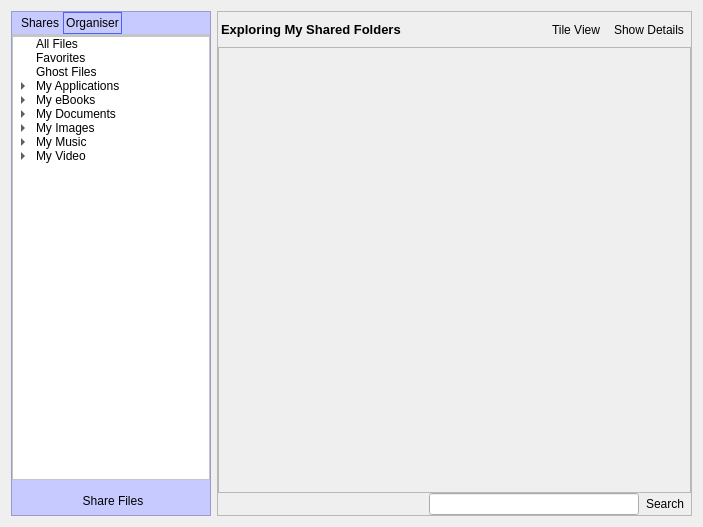
<?xml version="1.0" encoding="UTF-8"?>
<ui version="4.0">
 <class>Form</class>
 <widget class="QWidget" name="Form">
  <property name="geometry">
   <rect>
    <x>0</x>
    <y>0</y>
    <width>703</width>
    <height>527</height>
   </rect>
  </property>
  <property name="windowTitle">
   <string>Form</string>
  </property>
  <layout class="QGridLayout" name="gridLayout">
   <item row="0" column="0">
    <widget class="QFrame" name="frameLibraryNavigator">
     <property name="sizePolicy">
      <sizepolicy hsizetype="Preferred" vsizetype="Preferred">
       <horstretch>0</horstretch>
       <verstretch>0</verstretch>
      </sizepolicy>
     </property>
     <property name="minimumSize">
      <size>
       <width>200</width>
       <height>0</height>
      </size>
     </property>
     <property name="maximumSize">
      <size>
       <width>200</width>
       <height>16777215</height>
      </size>
     </property>
     <property name="styleSheet">
      <string notr="true">QFrame {
    background-color: rgb(199, 202, 255);
}</string>
     </property>
     <property name="frameShape">
      <enum>QFrame::StyledPanel</enum>
     </property>
     <property name="frameShadow">
      <enum>QFrame::Sunken</enum>
     </property>
     <layout class="QGridLayout" name="gridLayout_16">
      <property name="margin">
       <number>0</number>
      </property>
      <item row="2" column="0" colspan="2">
       <layout class="QGridLayout" name="gridLayout_80">
        <property name="leftMargin">
         <number>4</number>
        </property>
        <property name="topMargin">
         <number>4</number>
        </property>
        <property name="bottomMargin">
         <number>4</number>
        </property>
        <item row="1" column="0">
         <widget class="QToolButton" name="toolButtonShareFiles">
          <property name="sizePolicy">
           <sizepolicy hsizetype="Preferred" vsizetype="Fixed">
            <horstretch>0</horstretch>
            <verstretch>0</verstretch>
           </sizepolicy>
          </property>
          <property name="maximumSize">
           <size>
            <width>16777215</width>
            <height>25</height>
           </size>
          </property>
          <property name="toolTip">
           <string>Manage the physical folders in your library.</string>
          </property>
          <property name="styleSheet">
           <string notr="true"/>
          </property>
          <property name="text">
           <string>Share Files</string>
          </property>
          <property name="icon">
           <iconset>
            <normaloff>:/Actions/Graphics/Actions/SharedFolders.png</normaloff>:/Actions/Graphics/Actions/SharedFolders.png</iconset>
          </property>
          <property name="popupMode">
           <enum>QToolButton::InstantPopup</enum>
          </property>
          <property name="toolButtonStyle">
           <enum>Qt::ToolButtonTextBesideIcon</enum>
          </property>
          <property name="autoRaise">
           <bool>true</bool>
          </property>
         </widget>
        </item>
       </layout>
      </item>
      <item row="0" column="0" colspan="2">
       <widget class="QTabWidget" name="pagesLibraryNavigator">
        <property name="styleSheet">
         <string notr="true">QTabWidget::pane { /* The tab widget frame */
     border-top: 2px solid #C2C7CB;
 }

 QTabWidget::tab-bar {
     left: 5px; /* move to the right by 5px */
 }

 /* Style the tab using the tab sub-control. Note that
     it reads QTabBar _not_ QTabWidget */
 QTabBar::tab {
     background:transparent;
     border: 2px solid transparent;
     min-width: 8ex;
     padding: 2px;
 }

 QTabBar::tab:selected, QTabBar::tab:hover {
     border: 1px solid rgb(78, 96, 255);
     background-color: qlineargradient(x1: 0, y1: 0, x2: 0, y2: 1,
                                       stop: 0 #dadbde, stop: 1 #f6f7fa);
 }

 QTabBar::tab:selected {
     border: 1px solid rgb(78, 96, 255);
     background-color: qlineargradient(x1: 0, y1: 0, x2: 0, y2: 1,
                                       stop: 0 #dadbde, stop: 1 #f6f7fa);
 }</string>
        </property>
        <property name="currentIndex">
         <number>1</number>
        </property>
        <widget class="QWidget" name="pageLibraryNavigatorFolders">
         <attribute name="icon">
          <iconset>
           <normaloff>:/Actions/Graphics/Actions/OpenDownloadFolder.png</normaloff>:/Actions/Graphics/Actions/OpenDownloadFolder.png</iconset>
         </attribute>
         <attribute name="title">
          <string>Shares</string>
         </attribute>
         <layout class="QGridLayout" name="gridLayout_18">
          <property name="margin">
           <number>0</number>
          </property>
          <property name="spacing">
           <number>0</number>
          </property>
          <item row="0" column="0">
           <widget class="QTreeView" name="treeViewLibraryNavigatorFolders">
            <property name="sizePolicy">
             <sizepolicy hsizetype="Preferred" vsizetype="Preferred">
              <horstretch>0</horstretch>
              <verstretch>0</verstretch>
             </sizepolicy>
            </property>
            <property name="styleSheet">
             <string notr="true">QTreeView {
	background-color: rgb(255, 255, 255);
}</string>
            </property>
            <property name="headerHidden">
             <bool>false</bool>
            </property>
           </widget>
          </item>
          <item row="1" column="0">
           <widget class="QComboBox" name="comboBoxType">
            <property name="sizePolicy">
             <sizepolicy hsizetype="Preferred" vsizetype="Fixed">
              <horstretch>0</horstretch>
              <verstretch>0</verstretch>
             </sizepolicy>
            </property>
            <property name="styleSheet">
             <string notr="true">QAbstractItemView {
	background-color: rgb(255, 255, 255);
}</string>
            </property>
           </widget>
          </item>
         </layout>
        </widget>
        <widget class="QWidget" name="pageLibraryNavigatorOrganiser">
         <attribute name="icon">
          <iconset>
           <normaloff>:/Actions/Graphics/Actions/Libary.png</normaloff>:/Actions/Graphics/Actions/Libary.png</iconset>
         </attribute>
         <attribute name="title">
          <string>Organiser</string>
         </attribute>
         <layout class="QGridLayout" name="gridLayout_17">
          <property name="margin">
           <number>0</number>
          </property>
          <item row="0" column="0">
           <widget class="QTreeWidget" name="treeWidgetLibraryNavigatorOrganiser">
            <property name="sizePolicy">
             <sizepolicy hsizetype="Preferred" vsizetype="Preferred">
              <horstretch>0</horstretch>
              <verstretch>0</verstretch>
             </sizepolicy>
            </property>
            <property name="styleSheet">
             <string notr="true">QTreeWidget {
	background-color: rgb(255, 255, 255);
}</string>
            </property>
            <attribute name="headerVisible">
             <bool>false</bool>
            </attribute>
            <column>
             <property name="text">
              <string>Organiser</string>
             </property>
            </column>
            <item>
             <property name="text">
              <string>All Files</string>
             </property>
             <property name="icon">
              <iconset>
               <normaloff>:/Actions/Graphics/Actions/Libary.png</normaloff>:/Actions/Graphics/Actions/Libary.png</iconset>
             </property>
            </item>
            <item>
             <property name="text">
              <string>Favorites</string>
             </property>
             <property name="icon">
              <iconset>
               <normaloff>:/Controls/Graphics/Controls/Favorites.png</normaloff>:/Controls/Graphics/Controls/Favorites.png</iconset>
             </property>
            </item>
            <item>
             <property name="text">
              <string>Ghost Files</string>
             </property>
             <property name="icon">
              <iconset>
               <normaloff>:/Controls/Graphics/Controls/GhostFiles.png</normaloff>:/Controls/Graphics/Controls/GhostFiles.png</iconset>
             </property>
            </item>
            <item>
             <property name="text">
              <string>My Applications</string>
             </property>
             <property name="icon">
              <iconset>
               <normaloff>:/Controls/Graphics/Controls/MyApplications.png</normaloff>:/Controls/Graphics/Controls/MyApplications.png</iconset>
             </property>
             <item>
              <property name="text">
               <string>All Applications</string>
              </property>
             </item>
            </item>
            <item>
             <property name="text">
              <string>My eBooks</string>
             </property>
             <property name="icon">
              <iconset>
               <normaloff>:/Controls/Graphics/Controls/MyeBooks.png</normaloff>:/Controls/Graphics/Controls/MyeBooks.png</iconset>
             </property>
             <item>
              <property name="text">
               <string>All eBooks</string>
              </property>
             </item>
            </item>
            <item>
             <property name="text">
              <string>My Documents</string>
             </property>
             <property name="icon">
              <iconset>
               <normaloff>:/Controls/Graphics/Controls/MyDocuments.png</normaloff>:/Controls/Graphics/Controls/MyDocuments.png</iconset>
             </property>
             <item>
              <property name="text">
               <string>All Documents</string>
              </property>
             </item>
            </item>
            <item>
             <property name="text">
              <string>My Images</string>
             </property>
             <property name="icon">
              <iconset>
               <normaloff>:/Controls/Graphics/Controls/MyImages.png</normaloff>:/Controls/Graphics/Controls/MyImages.png</iconset>
             </property>
             <item>
              <property name="text">
               <string>All Images</string>
              </property>
             </item>
            </item>
            <item>
             <property name="text">
              <string>My Music</string>
             </property>
             <property name="icon">
              <iconset>
               <normaloff>:/Controls/Graphics/Controls/MyMusic.png</normaloff>:/Controls/Graphics/Controls/MyMusic.png</iconset>
             </property>
             <item>
              <property name="text">
               <string>All Music</string>
              </property>
             </item>
             <item>
              <property name="text">
               <string>By Album</string>
              </property>
             </item>
             <item>
              <property name="text">
               <string>By Artist</string>
              </property>
             </item>
             <item>
              <property name="text">
               <string>By Genre</string>
              </property>
             </item>
            </item>
            <item>
             <property name="text">
              <string>My Video</string>
             </property>
             <property name="icon">
              <iconset>
               <normaloff>:/Actions/Graphics/Actions/Media.png</normaloff>:/Actions/Graphics/Actions/Media.png</iconset>
             </property>
             <item>
              <property name="text">
               <string>All Video</string>
              </property>
             </item>
             <item>
              <property name="text">
               <string>Films</string>
              </property>
             </item>
             <item>
              <property name="text">
               <string>Music Videos</string>
              </property>
             </item>
             <item>
              <property name="text">
               <string>TV Shows</string>
              </property>
             </item>
            </item>
           </widget>
          </item>
         </layout>
        </widget>
       </widget>
      </item>
     </layout>
    </widget>
   </item>
   <item row="0" column="1">
    <widget class="QStackedWidget" name="pagesLibrary">
     <property name="sizePolicy">
      <sizepolicy hsizetype="Preferred" vsizetype="Preferred">
       <horstretch>0</horstretch>
       <verstretch>0</verstretch>
      </sizepolicy>
     </property>
     <property name="frameShape">
      <enum>QFrame::StyledPanel</enum>
     </property>
     <property name="frameShadow">
      <enum>QFrame::Sunken</enum>
     </property>
     <property name="currentIndex">
      <number>0</number>
     </property>
     <widget class="QWidget" name="pageFolders">
      <layout class="QGridLayout" name="gridLayout_21">
       <property name="margin">
        <number>0</number>
       </property>
       <property name="spacing">
        <number>0</number>
       </property>
       <item row="2" column="0">
        <widget class="QFrame" name="frameFoldersToolbar">
         <layout class="QGridLayout" name="gridLayout_20">
          <property name="margin">
           <number>0</number>
          </property>
          <property name="spacing">
           <number>0</number>
          </property>
          <item row="0" column="0" colspan="2">
           <layout class="QGridLayout" name="gridLayout_91">
            <item row="0" column="0">
             <spacer name="horizontalSpacer_11">
              <property name="orientation">
               <enum>Qt::Horizontal</enum>
              </property>
              <property name="sizeType">
               <enum>QSizePolicy::MinimumExpanding</enum>
              </property>
              <property name="sizeHint" stdset="0">
               <size>
                <width>40</width>
                <height>20</height>
               </size>
              </property>
             </spacer>
            </item>
            <item row="0" column="1">
             <widget class="QLineEdit" name="lineEditFoldersSearchFiles">
              <property name="maximumSize">
               <size>
                <width>250</width>
                <height>16777215</height>
               </size>
              </property>
             </widget>
            </item>
            <item row="0" column="2">
             <widget class="QToolButton" name="toolButtonFoldersSearchFiles">
              <property name="text">
               <string>Search</string>
              </property>
              <property name="icon">
               <iconset>
                <normaloff>:/Actions/Graphics/Actions/Search.png</normaloff>:/Actions/Graphics/Actions/Search.png</iconset>
              </property>
              <property name="popupMode">
               <enum>QToolButton::InstantPopup</enum>
              </property>
              <property name="toolButtonStyle">
               <enum>Qt::ToolButtonTextBesideIcon</enum>
              </property>
              <property name="autoRaise">
               <bool>true</bool>
              </property>
             </widget>
            </item>
           </layout>
          </item>
         </layout>
        </widget>
       </item>
       <item row="0" column="0">
        <widget class="QFrame" name="frameFoldersHeaderToolbar">
         <layout class="QGridLayout" name="gridLayout_19">
          <property name="sizeConstraint">
           <enum>QLayout::SetDefaultConstraint</enum>
          </property>
          <property name="margin">
           <number>0</number>
          </property>
          <property name="spacing">
           <number>0</number>
          </property>
          <item row="0" column="1">
           <spacer name="horizontalSpacer_4">
            <property name="orientation">
             <enum>Qt::Horizontal</enum>
            </property>
            <property name="sizeHint" stdset="0">
             <size>
              <width>143</width>
              <height>32</height>
             </size>
            </property>
           </spacer>
          </item>
          <item row="0" column="2">
           <widget class="QToolButton" name="toolButtonFoldersSetView">
            <property name="text">
             <string>Tile View</string>
            </property>
            <property name="icon">
             <iconset>
              <normaloff>:/Controls/Graphics/Controls/TileView.png</normaloff>:/Controls/Graphics/Controls/TileView.png</iconset>
            </property>
            <property name="popupMode">
             <enum>QToolButton::InstantPopup</enum>
            </property>
            <property name="toolButtonStyle">
             <enum>Qt::ToolButtonTextBesideIcon</enum>
            </property>
            <property name="autoRaise">
             <bool>true</bool>
            </property>
            <property name="arrowType">
             <enum>Qt::NoArrow</enum>
            </property>
           </widget>
          </item>
          <item row="0" column="3">
           <widget class="QToolButton" name="toolButtonFoldersShowDetails">
            <property name="text">
             <string>Show Details</string>
            </property>
            <property name="icon">
             <iconset>
              <normaloff>:/Controls/Graphics/Controls/ShowDetails.png</normaloff>:/Controls/Graphics/Controls/ShowDetails.png</iconset>
            </property>
            <property name="popupMode">
             <enum>QToolButton::InstantPopup</enum>
            </property>
            <property name="toolButtonStyle">
             <enum>Qt::ToolButtonTextBesideIcon</enum>
            </property>
            <property name="autoRaise">
             <bool>true</bool>
            </property>
           </widget>
          </item>
          <item row="0" column="0">
           <widget class="QLabel" name="labelFoldersHeader">
            <property name="minimumSize">
             <size>
              <width>240</width>
              <height>35</height>
             </size>
            </property>
            <property name="text">
             <string>&lt;!DOCTYPE HTML PUBLIC &quot;-//W3C//DTD HTML 4.0//EN&quot; &quot;http://www.w3.org/TR/REC-html40/strict.dtd&quot;&gt;
&lt;html&gt;&lt;head&gt;&lt;meta name=&quot;qrichtext&quot; content=&quot;1&quot; /&gt;&lt;style type=&quot;text/css&quot;&gt;
p, li { white-space: pre-wrap; }
&lt;/style&gt;&lt;/head&gt;&lt;body style=&quot; font-family:'MS Shell Dlg 2'; font-size:8.25pt; font-weight:400; font-style:normal;&quot;&gt;
&lt;p style=&quot; margin-top:0px; margin-bottom:0px; margin-left:0px; margin-right:0px; -qt-block-indent:0; text-indent:0px;&quot;&gt;&lt;img src=&quot;:/Actions/Graphics/Actions/OpenDownloadFolder.png&quot; /&gt;&lt;span style=&quot; font-size:8pt;&quot;&gt; &lt;/span&gt;&lt;span style=&quot; font-size:10pt; font-weight:600;&quot;&gt;Exploring My Shared Folders&lt;/span&gt;&lt;/p&gt;&lt;/body&gt;&lt;/html&gt;</string>
            </property>
           </widget>
          </item>
         </layout>
        </widget>
       </item>
       <item row="1" column="0">
        <widget class="QFrame" name="frameFoldersFileBrowser">
         <property name="sizePolicy">
          <sizepolicy hsizetype="Preferred" vsizetype="MinimumExpanding">
           <horstretch>0</horstretch>
           <verstretch>0</verstretch>
          </sizepolicy>
         </property>
         <property name="frameShape">
          <enum>QFrame::StyledPanel</enum>
         </property>
         <property name="frameShadow">
          <enum>QFrame::Raised</enum>
         </property>
        </widget>
       </item>
      </layout>
     </widget>
     <widget class="QWidget" name="pageOrganiser">
      <layout class="QGridLayout" name="gridLayout_87">
       <property name="margin">
        <number>0</number>
       </property>
       <property name="spacing">
        <number>0</number>
       </property>
       <item row="1" column="0">
        <widget class="QFrame" name="frameOrganiserFileBrowser">
         <property name="sizePolicy">
          <sizepolicy hsizetype="Preferred" vsizetype="MinimumExpanding">
           <horstretch>0</horstretch>
           <verstretch>0</verstretch>
          </sizepolicy>
         </property>
         <property name="frameShape">
          <enum>QFrame::StyledPanel</enum>
         </property>
         <property name="frameShadow">
          <enum>QFrame::Raised</enum>
         </property>
        </widget>
       </item>
       <item row="0" column="0">
        <widget class="QFrame" name="frameOrganiserTopToolbar">
         <layout class="QGridLayout" name="gridLayout_86" rowminimumheight="0" columnminimumwidth="0,0,0,0,0">
          <property name="sizeConstraint">
           <enum>QLayout::SetDefaultConstraint</enum>
          </property>
          <property name="margin">
           <number>0</number>
          </property>
          <property name="spacing">
           <number>0</number>
          </property>
          <item row="0" column="1">
           <widget class="QLabel" name="labelOrganiserHeader">
            <property name="minimumSize">
             <size>
              <width>240</width>
              <height>35</height>
             </size>
            </property>
            <property name="text">
             <string>&lt;!DOCTYPE HTML PUBLIC &quot;-//W3C//DTD HTML 4.0//EN&quot; &quot;http://www.w3.org/TR/REC-html40/strict.dtd&quot;&gt;
&lt;html&gt;&lt;head&gt;&lt;meta name=&quot;qrichtext&quot; content=&quot;1&quot; /&gt;&lt;style type=&quot;text/css&quot;&gt;
p, li { white-space: pre-wrap; }
&lt;/style&gt;&lt;/head&gt;&lt;body style=&quot; font-family:'MS Shell Dlg 2'; font-size:8.25pt; font-weight:400; font-style:normal;&quot;&gt;
&lt;p style=&quot; margin-top:0px; margin-bottom:0px; margin-left:0px; margin-right:0px; -qt-block-indent:0; text-indent:0px;&quot;&gt;&lt;img src=&quot;:/Icons/Resource/Folder Libary_32.png&quot; /&gt;&lt;span style=&quot; font-size:8pt;&quot;&gt; &lt;/span&gt;&lt;span style=&quot; font-size:10pt; font-weight:600;&quot;&gt;Exploring With The Organiser&lt;/span&gt;&lt;/p&gt;&lt;/body&gt;&lt;/html&gt;</string>
            </property>
           </widget>
          </item>
          <item row="0" column="2">
           <spacer name="horizontalSpacer_23">
            <property name="orientation">
             <enum>Qt::Horizontal</enum>
            </property>
            <property name="sizeHint" stdset="0">
             <size>
              <width>143</width>
              <height>32</height>
             </size>
            </property>
           </spacer>
          </item>
          <item row="0" column="3">
           <widget class="QToolButton" name="toolButtonOrganiserSetView">
            <property name="text">
             <string>Tile View</string>
            </property>
            <property name="icon">
             <iconset>
              <normaloff>:/Controls/Graphics/Controls/TileView.png</normaloff>:/Controls/Graphics/Controls/TileView.png</iconset>
            </property>
            <property name="popupMode">
             <enum>QToolButton::InstantPopup</enum>
            </property>
            <property name="toolButtonStyle">
             <enum>Qt::ToolButtonTextBesideIcon</enum>
            </property>
            <property name="autoRaise">
             <bool>true</bool>
            </property>
           </widget>
          </item>
          <item row="0" column="4">
           <widget class="QToolButton" name="toolButtonOrganiserShowDetails">
            <property name="text">
             <string>Show Details</string>
            </property>
            <property name="icon">
             <iconset>
              <normaloff>:/Controls/Graphics/Controls/ShowDetails.png</normaloff>:/Controls/Graphics/Controls/ShowDetails.png</iconset>
            </property>
            <property name="popupMode">
             <enum>QToolButton::InstantPopup</enum>
            </property>
            <property name="toolButtonStyle">
             <enum>Qt::ToolButtonTextBesideIcon</enum>
            </property>
            <property name="autoRaise">
             <bool>true</bool>
            </property>
           </widget>
          </item>
          <item row="0" column="0">
           <widget class="QFrame" name="frameLibraryHeader">
            <property name="minimumSize">
             <size>
              <width>0</width>
              <height>23</height>
             </size>
            </property>
            <property name="styleSheet">
             <string notr="true">background-color: rgb(11, 27, 99);</string>
            </property>
            <property name="frameShape">
             <enum>QFrame::NoFrame</enum>
            </property>
            <property name="frameShadow">
             <enum>QFrame::Raised</enum>
            </property>
            <layout class="QGridLayout" name="gridLayout_48">
             <property name="margin">
              <number>0</number>
             </property>
             <property name="spacing">
              <number>0</number>
             </property>
            </layout>
           </widget>
          </item>
         </layout>
        </widget>
       </item>
       <item row="2" column="0">
        <widget class="QFrame" name="frameOrganiserBottomToolbar">
         <layout class="QGridLayout" name="gridLayout_85">
          <property name="margin">
           <number>0</number>
          </property>
          <property name="spacing">
           <number>0</number>
          </property>
          <item row="0" column="0">
           <layout class="QGridLayout" name="gridLayout_168">
            <item row="0" column="0">
             <widget class="QToolButton" name="toolButtonOrganiserAddAlbum">
              <property name="text">
               <string>Create Album</string>
              </property>
              <property name="icon">
               <iconset>
                <normaloff>:/Controls/Graphics/Controls/Add.png</normaloff>:/Controls/Graphics/Controls/Add.png</iconset>
              </property>
              <property name="popupMode">
               <enum>QToolButton::InstantPopup</enum>
              </property>
              <property name="toolButtonStyle">
               <enum>Qt::ToolButtonTextBesideIcon</enum>
              </property>
              <property name="autoRaise">
               <bool>true</bool>
              </property>
             </widget>
            </item>
            <item row="0" column="1">
             <widget class="QToolButton" name="toolButtonOrganiserDeleteAlbum">
              <property name="text">
               <string>Delete Album</string>
              </property>
              <property name="icon">
               <iconset>
                <normaloff>:/Controls/Graphics/Controls/Remove.png</normaloff>:/Controls/Graphics/Controls/Remove.png</iconset>
              </property>
              <property name="popupMode">
               <enum>QToolButton::InstantPopup</enum>
              </property>
              <property name="toolButtonStyle">
               <enum>Qt::ToolButtonTextBesideIcon</enum>
              </property>
              <property name="autoRaise">
               <bool>true</bool>
              </property>
             </widget>
            </item>
            <item row="0" column="2">
             <spacer name="horizontalSpacer_22">
              <property name="orientation">
               <enum>Qt::Horizontal</enum>
              </property>
              <property name="sizeType">
               <enum>QSizePolicy::MinimumExpanding</enum>
              </property>
              <property name="sizeHint" stdset="0">
               <size>
                <width>40</width>
                <height>20</height>
               </size>
              </property>
             </spacer>
            </item>
            <item row="0" column="3">
             <widget class="QLineEdit" name="lineEditOrganiserFileSearch">
              <property name="maximumSize">
               <size>
                <width>250</width>
                <height>16777215</height>
               </size>
              </property>
             </widget>
            </item>
            <item row="0" column="4">
             <widget class="QToolButton" name="toolButtonOrganiserFileSearch">
              <property name="text">
               <string>Search</string>
              </property>
              <property name="icon">
               <iconset>
                <normaloff>:/Actions/Graphics/Actions/Search.png</normaloff>:/Actions/Graphics/Actions/Search.png</iconset>
              </property>
              <property name="popupMode">
               <enum>QToolButton::InstantPopup</enum>
              </property>
              <property name="toolButtonStyle">
               <enum>Qt::ToolButtonTextBesideIcon</enum>
              </property>
              <property name="autoRaise">
               <bool>true</bool>
              </property>
             </widget>
            </item>
           </layout>
          </item>
         </layout>
        </widget>
       </item>
      </layout>
     </widget>
    </widget>
   </item>
  </layout>
 </widget>
 <resources/>
 <connections/>
</ui>
